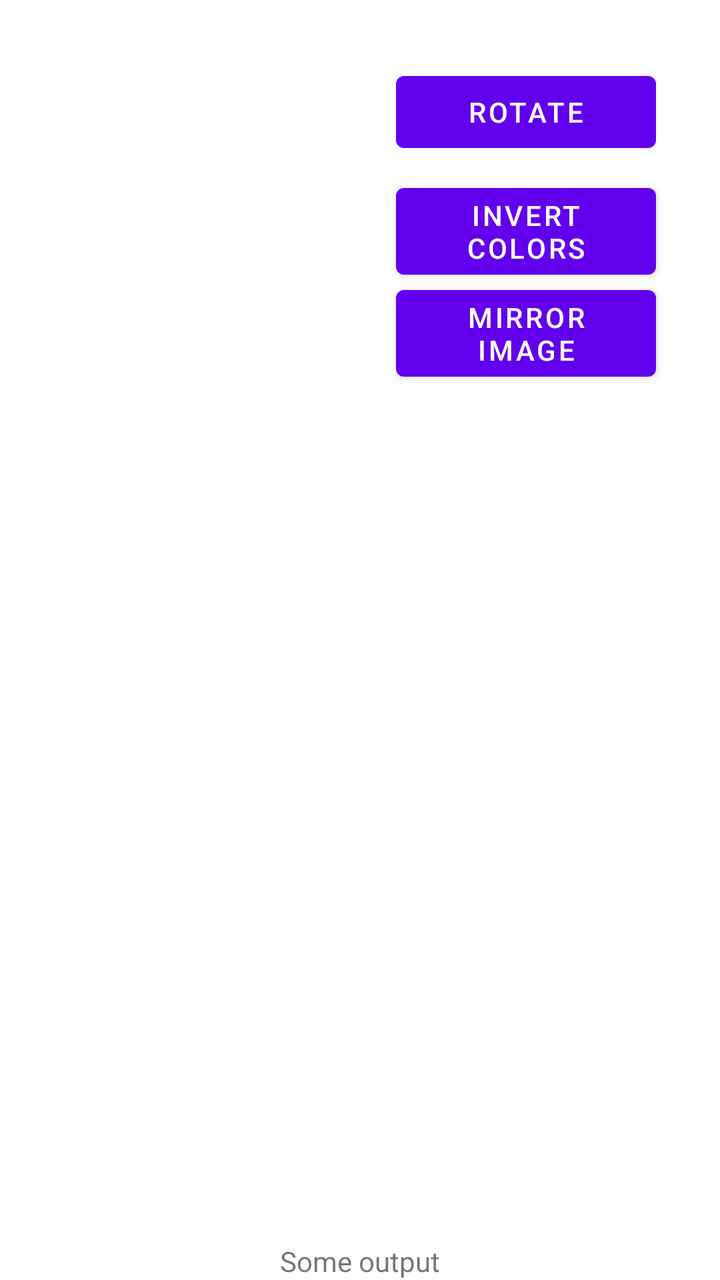
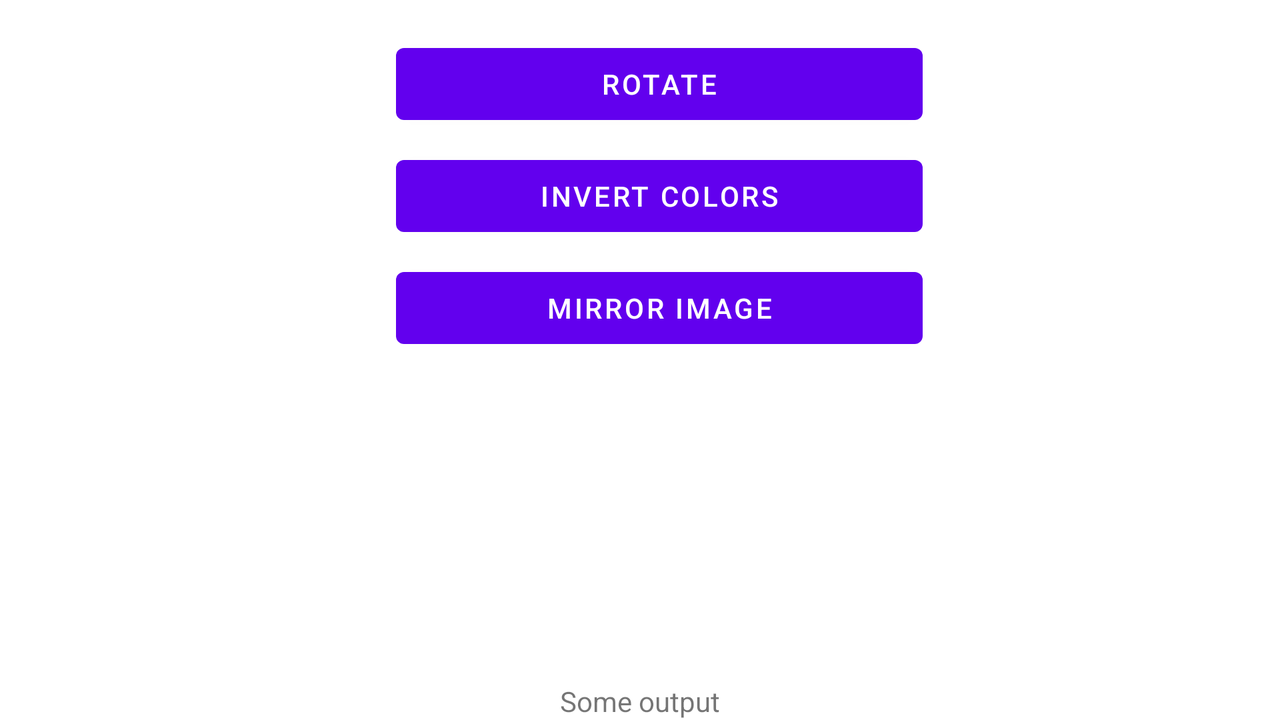

Two renders of one Android screen. The first uses the default layout on a phone; the second uses the alternative layout the repository ships for a different screen configuration, on a matching device. The two XML files are below.
<!-- AndroidManifest.xml: application theme Theme.ImgEdit -->
<!-- res/layout/fragment_image_editor_framgnet.xml -->
<?xml version="1.0" encoding="utf-8"?>
<androidx.constraintlayout.widget.ConstraintLayout xmlns:android="http://schemas.android.com/apk/res/android"
    xmlns:tools="http://schemas.android.com/tools"
    android:layout_width="match_parent"
    android:layout_height="match_parent"
    xmlns:app="http://schemas.android.com/apk/res-auto"
    tools:context=".view.ImageEditorFragment">
    <androidx.constraintlayout.widget.Guideline
        android:id="@+id/guideline"
        android:layout_width="wrap_content"
        android:layout_height="wrap_content"
        android:orientation="horizontal"
        app:layout_constraintGuide_percent="0.05" />

    <ImageView
        android:id="@+id/iv_input_img"
        android:layout_width="150dp"
        android:layout_height="150dp"
        android:layout_marginStart="16dp"
        android:src="@drawable/ic_person"
        app:layout_constraintStart_toStartOf="parent"
        app:layout_constraintTop_toBottomOf="@id/guideline" />

    <Button
        android:id="@+id/buttonRotate"
        android:layout_width="0dp"
        android:layout_height="wrap_content"
        android:layout_marginStart="32dp"
        android:layout_marginEnd="32dp"
        android:text="@string/rotate"
        app:layout_constraintEnd_toEndOf="parent"
        app:layout_constraintStart_toEndOf="@+id/iv_input_img"
        app:layout_constraintTop_toBottomOf="@id/guideline" />

    <Button
        android:id="@+id/buttonInvColor"
        android:layout_width="0dp"
        android:layout_height="wrap_content"
        android:layout_marginStart="32dp"
        android:layout_marginTop="8dp"
        android:layout_marginEnd="32dp"
        android:text="@string/invert_colors"
        app:layout_constraintEnd_toEndOf="parent"
        app:layout_constraintStart_toEndOf="@+id/iv_input_img"
        app:layout_constraintTop_toBottomOf="@+id/buttonRotate" />

    <Button
        android:id="@+id/buttonMirrImg"
        android:layout_width="0dp"
        android:layout_height="wrap_content"
        android:layout_marginStart="32dp"
        android:layout_marginTop="8dp"
        android:layout_marginEnd="32dp"
        android:text="@string/mirror_image"
        app:layout_constraintBottom_toBottomOf="@+id/iv_input_img"
        app:layout_constraintEnd_toEndOf="parent"
        app:layout_constraintStart_toEndOf="@+id/iv_input_img"
        app:layout_constraintTop_toBottomOf="@+id/buttonInvColor" />

    <androidx.recyclerview.widget.RecyclerView
        android:id="@+id/recyclerView"
        android:layout_width="match_parent"
        android:layout_height="0dp"
        android:layout_marginStart="16dp"
        android:layout_marginTop="16dp"
        android:layout_marginEnd="16dp"
        android:layout_marginBottom="16dp"
        app:layout_constraintBottom_toTopOf="@id/imageViewResult"
        app:layout_constraintEnd_toEndOf="parent"
        app:layout_constraintStart_toStartOf="parent"
        app:layout_constraintTop_toBottomOf="@id/iv_input_img" />

    <ImageView
        android:id="@+id/imageViewResult"
        android:layout_width="160dp"
        android:layout_height="160dp"
        android:layout_marginTop="16dp"
        android:layout_marginBottom="8dp"
        android:src="@drawable/ic_person"
        app:layout_constraintBottom_toTopOf="@id/tv_output"
        app:layout_constraintEnd_toEndOf="parent"
        app:layout_constraintStart_toStartOf="parent" />

    <TextView
        android:id="@+id/tv_output"
        android:layout_width="match_parent"
        android:layout_height="wrap_content"
        android:gravity="center"
        app:layout_constraintBottom_toBottomOf="parent"
        tools:text="Some output" />


</androidx.constraintlayout.widget.ConstraintLayout>
<!-- resources referenced by this layout -->
<resources>
  <string name="invert_colors">Invert Colors</string>
  <string name="mirror_image">Mirror Image</string>
  <string name="rotate">Rotate</string>
  <style name="Theme.ImgEdit" parent="Theme.MaterialComponents.DayNight.DarkActionBar">
          
          <item name="colorPrimary">@color/purple_500</item>
          <item name="colorPrimaryVariant">@color/purple_700</item>
          <item name="colorOnPrimary">@color/white</item>
          
          <item name="colorSecondary">@color/teal_200</item>
          <item name="colorSecondaryVariant">@color/teal_700</item>
          <item name="colorOnSecondary">@color/black</item>
          
          <item name="android:statusBarColor" tools:targetApi="l">?attr/colorPrimaryVariant</item>
          
      </style>
</resources>
<!-- res/layout-land/fragment_image_editor_framgnet.xml (the repository's variant of the layout above) -->
<!-- drawn on the phone turned sideways -->
<?xml version="1.0" encoding="utf-8"?>
<androidx.constraintlayout.widget.ConstraintLayout xmlns:android="http://schemas.android.com/apk/res/android"
    xmlns:app="http://schemas.android.com/apk/res-auto"
    xmlns:tools="http://schemas.android.com/tools"
    android:layout_width="match_parent"
    android:layout_height="match_parent"
    tools:context=".view.ImageEditorFragment">

    <androidx.constraintlayout.widget.Guideline
        android:id="@+id/guideline"
        android:layout_width="wrap_content"
        android:layout_height="wrap_content"
        android:orientation="horizontal"
        app:layout_constraintGuide_percent="0.05" />

    <ImageView
        android:id="@+id/iv_input_img"
        android:layout_width="150dp"
        android:layout_height="150dp"
        android:layout_marginStart="16dp"

        app:layout_constraintStart_toStartOf="parent"
        app:layout_constraintTop_toBottomOf="@id/guideline" />

    <Button
        android:id="@+id/buttonRotate"
        android:layout_width="0dp"
        android:layout_height="wrap_content"
        android:layout_marginStart="32dp"
        android:text="@string/rotate"
        app:layout_constraintEnd_toStartOf="@+id/imageViewResult"
        app:layout_constraintHorizontal_bias="0.0"
        app:layout_constraintStart_toEndOf="@+id/iv_input_img"
        app:layout_constraintTop_toBottomOf="@id/guideline" />

    <Button
        android:id="@+id/buttonInvColor"
        android:layout_width="0dp"
        android:layout_height="wrap_content"
        android:layout_marginStart="32dp"
        android:layout_marginTop="8dp"
        android:text="@string/invert_colors"
        app:layout_constraintEnd_toStartOf="@+id/imageViewResult"
        app:layout_constraintHorizontal_bias="0.0"
        app:layout_constraintStart_toEndOf="@+id/iv_input_img"
        app:layout_constraintTop_toBottomOf="@+id/buttonRotate" />

    <Button
        android:id="@+id/buttonMirrImg"
        android:layout_width="0dp"
        android:layout_height="wrap_content"
        android:layout_marginStart="32dp"
        android:layout_marginTop="8dp"
        android:text="@string/mirror_image"
        app:layout_constraintBottom_toBottomOf="@+id/iv_input_img"
        app:layout_constraintEnd_toStartOf="@+id/imageViewResult"
        app:layout_constraintHorizontal_bias="0.0"
        app:layout_constraintStart_toEndOf="@+id/iv_input_img"
        app:layout_constraintTop_toBottomOf="@+id/buttonInvColor"
        app:layout_constraintVertical_bias="0.0" />

    <androidx.recyclerview.widget.RecyclerView
        android:id="@+id/recyclerView"
        android:layout_width="match_parent"
        android:layout_height="0dp"
        android:layout_marginStart="16dp"
        android:layout_marginTop="16dp"
        android:layout_marginEnd="16dp"
        android:layout_marginBottom="16dp"

        app:layout_constraintEnd_toEndOf="parent"
        app:layout_constraintStart_toStartOf="parent"
        app:layout_constraintTop_toBottomOf="@id/iv_input_img" />

    <ImageView
        android:id="@+id/imageViewResult"
        android:layout_width="164dp"
        android:layout_height="146dp"
        android:layout_marginBottom="188dp"
        android:src="@drawable/ic_person"
        app:layout_constraintBottom_toTopOf="@id/tv_output"
        app:layout_constraintEnd_toEndOf="parent"
        app:layout_constraintHorizontal_bias="0.969"
        app:layout_constraintStart_toStartOf="parent"
        app:layout_constraintTop_toTopOf="parent" />

    <TextView
        android:id="@+id/tv_output"
        android:layout_width="match_parent"
        android:layout_height="wrap_content"
        android:gravity="center"
        app:layout_constraintBottom_toBottomOf="parent"
        tools:text="Some output" />


</androidx.constraintlayout.widget.ConstraintLayout>
